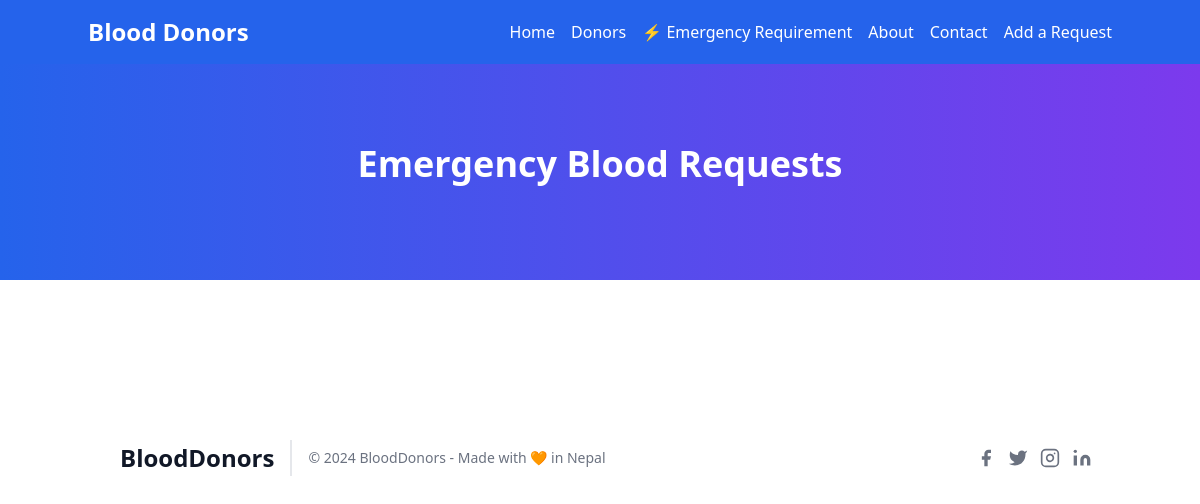
/emergency/, run on an earlier commit of the app's database.
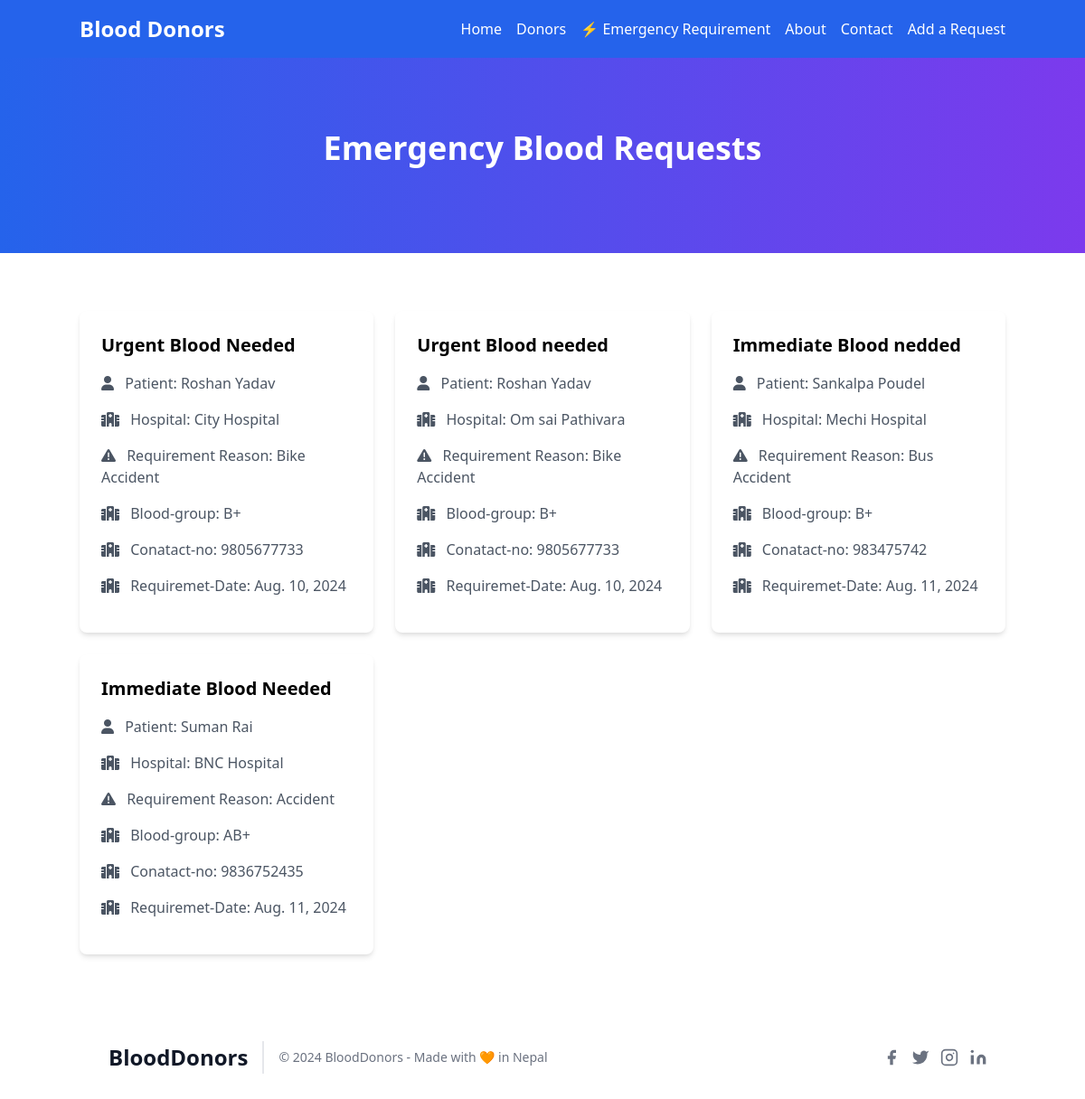
And on a later commit of the database.
### myapp/models.py (models this page shows)
class BloodRequest(models.Model):
  bloodchoices = (
    ('A+', 'A+'),
    ('A-', 'A-'),
    ('B+', 'B+'),
    ('B-', 'B-'),
    ('AB+', 'AB+'),
    ('AB-', 'AB-'),
    ('O+', 'O+'),
    ('O-', 'O-'),
  )
  title = models.CharField(max_length=100)
  blood_group = models.CharField(max_length=15, choices= bloodchoices)
  patient_name = models.CharField(max_length=100)
  hospital_name =  models.CharField(max_length=100)
  contact_number = models.CharField(max_length=10)
  requirement_date = models.DateField(null=True, blank=True)
  requirement_reason = models.CharField(max_length=150)
  is_expired = models.BooleanField(default=False)
  is_verified = models.BooleanField(default=False)
  created_at = models.DateTimeField(auto_now_add=True)
  updated_at = models.DateTimeField(auto_now=True)

### myapp/views.py (the view)
# urls.py: path('emergency/', emergency_view),
def emergency_view(request):
    bloodrequests = BloodRequest.objects.filter(is_expired=False, is_verified=True)
    data ={
        'bloodrequests': bloodrequests
    }
    return render(request, "emergency.html", data)

### templates/emergency.html (shortened to what this page needs)
<!DOCTYPE html>
<html lang="en">
<head>
    <link href="https://cdnjs.cloudflare.com/ajax/libs/font-awesome/6.0.0-beta3/css/all.min.css" rel="stylesheet">
    <link href="https://cdn.jsdelivr.net/npm/tailwindcss@2.2.19/dist/tailwind.min.css" rel="stylesheet">
</head>
<body class="h-screen">
    <nav class="bg-blue-600 text-white py-4">
        <div class="container mx-auto flex justify-between items-center">
            <a href="home.html" class="text-2xl font-semibold">Blood Donors</a>
            <ul class="flex space-x-4">
                <li><a href="home.html" class="hover:text-gray-300">Home</a></li>
                <li><a href="donors.html" class="hover:text-gray-300">Donors</a></li>
                <li><a href="emergency.html" class="hover:text-gray-300">⚡️ Emergency Requirement</a></li>
                <li><a href="about.html" class="hover:text-gray-300">About</a></li>
                <li><a href="contact.html" class="hover:text-gray-300">Contact</a></li>
                <li><a href="/addrequest/" class="hover:text-gray-300">Add a Request</a></li>
            </ul>
        </div>
    </nav>
    <section class="bg-gradient-to-r from-blue-600 to-purple-600 text-white py-20">
      <div class="container mx-auto text-center">
          <h1 class="text-4xl font-semibold mb-4">Emergency Blood Requests</h1>
      </div>
  </section>
    <section class="py-16">
        <div class="container mx-auto">
            <div class="grid grid-cols-1 md:grid-cols-2 lg:grid-cols-3 gap-6">
            {% for b in bloodrequests %}
                <div class="bg-white shadow-md rounded-lg p-6 flex flex-col">
                    <h3 class="text-xl font-semibold mb-4">{{b.title}}</h3>
                    <p class="text-gray-600 mb-4"><i class="fas fa-user mr-2"></i> Patient: {{b.patient_name}}</p>
                    <p class="text-gray-600 mb-4"><i class="fas fa-hospital mr-2"></i> Hospital: {{b.hospital_name}}</p>
                    <p class="text-gray-600 mb-4">
                        <i class="fas fa-exclamation-triangle mr-2"></i> Requirement Reason: {{b.requirement_reason}}
                    </p>
                    <p class="text-gray-600 mb-4"><i class="fas fa-hospital mr-2"></i> Blood-group: {{b.blood_group}}</p>
                    <p class="text-gray-600 mb-4"><i class="fas fa-hospital mr-2"></i> Conatact-no: {{b.contact_number}}</p>
                    <p class="text-gray-600 mb-4"><i class="fas fa-hospital mr-2"></i> Requiremet-Date: {{b.requirement_date}}</p>
                </div>
            {% endfor %}
            </div>
        </div>
    </section>
    <footer class="text-gray-600 body-font">
        <div class="container px-5 py-8 mx-auto flex items-center sm:flex-row flex-col">
          <a class="flex title-font font-medium items-center md:justify-start justify-center text-gray-900">
            <span class="ml-3 text-2xl font-bold">BloodDonors</span>
          </a>
          <p class="text-sm text-gray-500 sm:ml-4 sm:pl-4 sm:border-l-2 sm:border-gray-200 sm:py-2 sm:mt-0 mt-4">© 2024 BloodDonors - Made with 🧡 in Nepal
          </p>
          <span class="inline-flex sm:ml-auto sm:mt-0 mt-4 justify-center sm:justify-start">
            <a class="text-gray-500">
              <svg fill="currentColor" stroke-linecap="round" stroke-linejoin="round" stroke-width="2" class="w-5 h-5" viewBox="0 0 24 24">
                <path d="M18 2h-3a5 5 0 00-5 5v3H7v4h3v8h4v-8h3l1-4h-4V7a1 1 0 011-1h3z"></path>
              </svg>
            </a>
            <a class="ml-3 text-gray-500">
              <svg fill="currentColor" stroke-linecap="round" stroke-linejoin="round" stroke-width="2" class="w-5 h-5" viewBox="0 0 24 24">
                <path d="M23 3a10.9 10.9 0 01-3.14 1.53 4.48 4.48 0 00-7.86 3v1A10.66 10.66 0 013 4s-4 9 5 13a11.64 11.64 0 01-7 2c9 5 20 0 20-11.5a4.5 4.5 0 00-.08-.83A7.72 7.72 0 0023 3z"></path>
              </svg>
            </a>
            <a class="ml-3 text-gray-500">
              <svg fill="none" stroke="currentColor" stroke-linecap="round" stroke-linejoin="round" stroke-width="2" class="w-5 h-5" viewBox="0 0 24 24">
                <rect width="20" height="20" x="2" y="2" rx="5" ry="5"></rect>
                <path d="M16 11.37A4 4 0 1112.63 8 4 4 0 0116 11.37zm1.5-4.87h.01"></path>
              </svg>
            </a>
            <a class="ml-3 text-gray-500">
              <svg fill="currentColor" stroke="currentColor" stroke-linecap="round" stroke-linejoin="round" stroke-width="0" class="w-5 h-5" viewBox="0 0 24 24">
                <path stroke="none" d="M16 8a6 6 0 016 6v7h-4v-7a2 2 0 00-2-2 2 2 0 00-2 2v7h-4v-7a6 6 0 016-6zM2 9h4v12H2z"></path>
                <circle cx="4" cy="4" r="2" stroke="none"></circle>
              </svg>
            </a>
          </span>
        </div>
      </footer>
</body>
</html>

What changed in the data, as far as the page shows it:
added BloodRequest: title "Urgent Blood Needed", patient_name "Roshan Yadav", hospital_name "City Hospital", requirement_reason "Bike Accident", blood_group "B+", contact_number "9805677733", requirement_date "Aug. 10, 2024"
added BloodRequest: title "Urgent Blood needed", patient_name "Roshan Yadav", hospital_name "Om sai Pathivara", requirement_reason "Bike Accident", blood_group "B+", contact_number "9805677733", requirement_date "Aug. 10, 2024"
added BloodRequest: title "Immediate Blood nedded", patient_name "Sankalpa Poudel", hospital_name "Mechi Hospital", requirement_reason "Bus Accident", blood_group "B+", contact_number "983475742", requirement_date "Aug. 11, 2024"
added BloodRequest: title "Immediate Blood Needed", patient_name "Suman Rai", hospital_name "BNC Hospital", requirement_reason "Accident", blood_group "AB+", contact_number "9836752435", requirement_date "Aug. 11, 2024"
